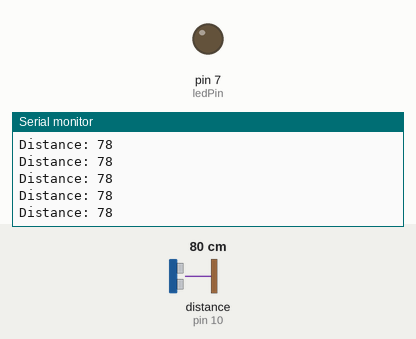
The sketch below on a simulated Arduino Uno, built with avr-gcc and run on an emulated ATmega328P. Shown: output pins drawn as LEDs (lit = HIGH), the last lines printed to the serial monitor. Wiring (inferred from the names in the program): ultrasonic range finder: trigger pin 9; echo pin 10. Inputs (shaded band) come from the test bench; at power-on: distance to the obstacle (sensor on pin 10) 80 cm. The echo pulse lasts 58.3 µs per cm; pins used as bus, display or sensor lines are not drawn.

Above: at 1.2 s.
1.3 s: distance to the obstacle (sensor on pin 10) set to 2 cm
At 1.8 s:
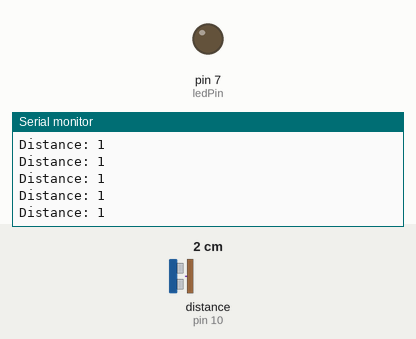
4.3 s: distance to the obstacle (sensor on pin 10) set to 120 cm
At 5.0 s:
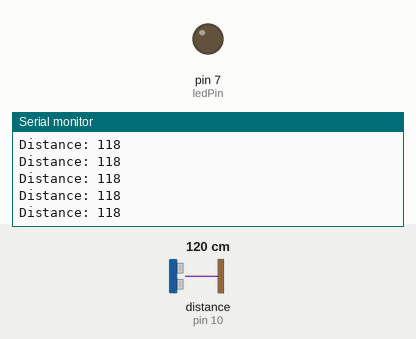
Timing chart, 0 to 7.3 s (numbered marks = the images above; inputs shaded):
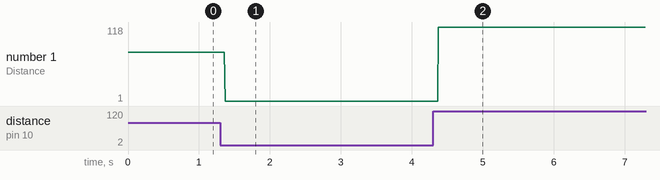

The sketch:

ultrason.ino
```cpp
const int trigPin = 9;
const int echoPin = 10;
const int ledPin = 7;
// defines variables
long duration;
int distance;
bool i = false;
void setup() {
pinMode(trigPin, OUTPUT); // Sets the trigPin as an Output
pinMode(echoPin, INPUT); // Sets the echoPin as an Input
pinMode(ledPin, OUTPUT);
Serial.begin(9600); // Starts the serial communication
}
void loop() {
// Clears the trigPin
digitalWrite(trigPin, LOW);
delayMicroseconds(2);
// Sets the trigPin on HIGH state for 10 micro seconds
digitalWrite(trigPin, HIGH);
delayMicroseconds(10);
digitalWrite(trigPin, LOW);
// Reads the echoPin, returns the sound wave travel time in microseconds
duration = pulseIn(echoPin, HIGH);
// Calculating the distance
distance= duration*0.034/2;
// Prints the distance on the Serial Monitor
Serial.print("Distance: ");
Serial.println(distance);

if(distance<20){
  if(i==true){
    i=false;
    return i;
  }
  if(i==false){
    i=true;
    return i;
  }
}
if(i==true){
  digitalWrite(ledPin, HIGH);
}
if(i==false){
  digitalWrite(ledPin, LOW);
}
}
```

Measured:
- after the input at 1.3 s, the serial monitor: prints a new line after 0.07 s (image 1)
- after the input at 4.3 s, the serial monitor: prints a new line after 0.08 s (image 2)
- plotted number 1: 78 → 1 after the input at 1.3 s, 1 → 118 after the input at 4.3 s
